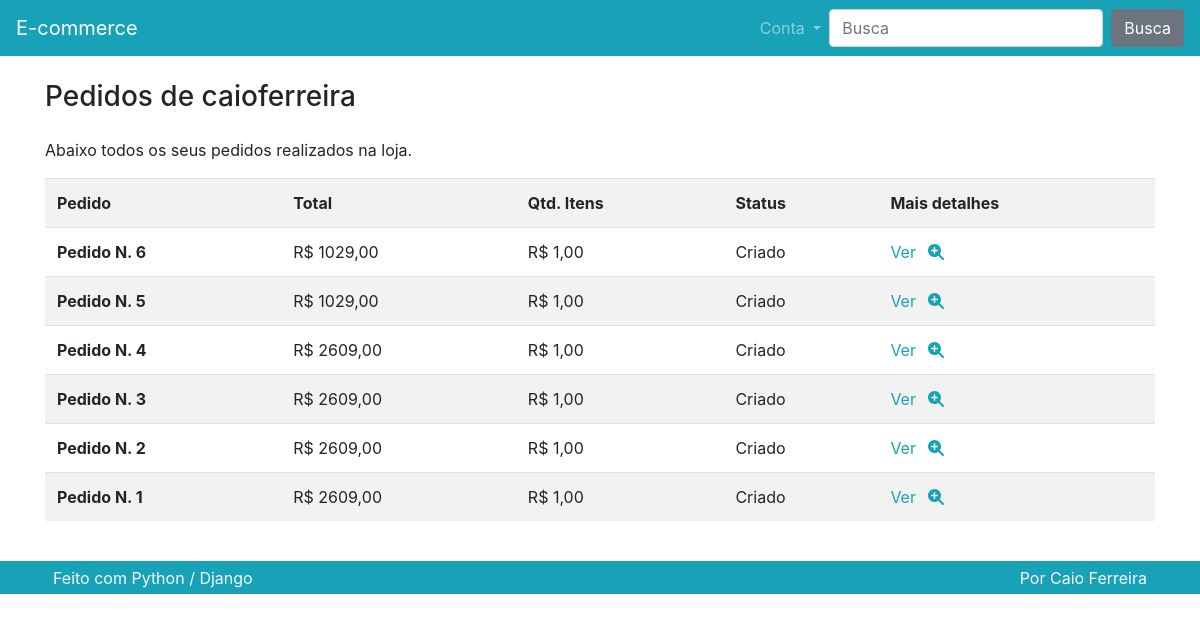
/pedido/lista/ (signed in), run on the app's committed database.
### pedido/models.py (models this page shows)
class Pedido(models.Model):
    usuario = models.ForeignKey(User, on_delete=models.CASCADE)
    total = models.FloatField()
    qtd_total = models.PositiveIntegerField()
    status = models.CharField(
        default="C",
        max_length=1,
        choices = (
            ('A', 'Aprovado'),
            ('C', 'Criado'),
            ('R', 'Reprovado'),
            ('P', 'Pendente'),
            ('E', 'Enviado'),
            ('F', 'Finalizado'),
        )
    )
    def __str__(self):
        return f'Pedido N. {self.pk}'

### pedido/views.py (the view)
# urls.py: path('lista/', views.Lista.as_view(), name='lista'),
class Lista(DispatchLoginRequiredMixin, ListView):
    model = Pedido
    context_object_name = 'pedidos'
    template_name = 'pedido/lista.html'
    paginate_by = 10
    ordering = ['-id']

### pedido/views.py (called while the page is built)
    def dispatch(self, *args, **kwargs):
        if not self.request.user.is_authenticated:
            return redirect('perfil:criar')
        return super().dispatch(*args, **kwargs)

    def get_queryset(self, *args, **kwargs):
       qs = super().get_queryset(*args, **kwargs)
       qs = qs.filter(usuario=self.request.user)
       return qs

### produto/templatetags/omfilters.py (called while the page is built)
@register.filter
def formata_preco(val):
    return utils.formata_preco(val)

### utils/utils.py (called while the page is built)
def formata_preco(val):
    return f'R$ {val:.2f}'.replace('.', ',')

### pedido/templates/pedido/lista.html (shortened to what this page needs)
{% extends "base.html" %}
{% load omfilters %}
{% block conteudo %}
<div class="row">
    <div class="col">
        <h3 class="mb-4">Pedidos de {{ user }}</h3>
        <p>Abaixo todos os seus pedidos realizados na loja.</p>
        <div class="table-responsive">
            <table class="table table-striped">
                <tr>
                    <th scope="col">Pedido</th>
                    <th scope="col">Total</th>
                    <th scope="col">Qtd. Itens</th>
                    <th scope="col">Status</th>
                    <th scope="col">Mais detalhes</th>
                </tr>
                {% for pedido  in pedidos  %}
                <tr>
                    <th scope="row">{{ pedido }}</td>
                    <td>{{ pedido.total | formata_preco }}</td>
                    <td>{{ pedido.qtd_total | formata_preco }}</td>
                    <td>{{ pedido.get_status_display }}</td>
                    <td>
                        <a href="{% url 'pedido:detalhe' pedido.id %}">
                            Ver <i class="fas fa-search-plus ml-2"></i>
                        </a>
                    </td>
                </tr>
                {% endfor %}
            </table>
        </div>
    </div>
</div>
{% endblock  %}

### data on the page
Pedido: id "Pedido N. 6", total "R$ 1029,00", qtd_total "R$ 1,00", status "Criado"
Pedido: id "Pedido N. 5", total "R$ 1029,00", qtd_total "R$ 1,00", status "Criado"
Pedido: id "Pedido N. 4", total "R$ 2609,00", qtd_total "R$ 1,00", status "Criado"
Pedido: id "Pedido N. 3", total "R$ 2609,00", qtd_total "R$ 1,00", status "Criado"
Pedido: id "Pedido N. 2", total "R$ 2609,00", qtd_total "R$ 1,00", status "Criado"
Pedido: id "Pedido N. 1", total "R$ 2609,00", qtd_total "R$ 1,00", status "Criado"

### other printed values
{{ user }} "caioferreira"
